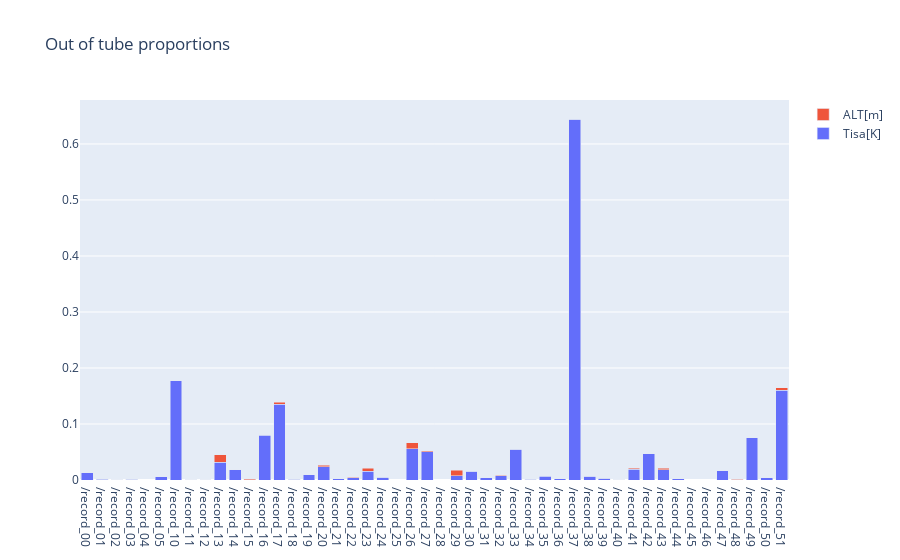

Source (notebook cell):
### Markdown cell above
Finalement `plot_scores()` donne les résultats de manière graphique. après calcul de la proportion de poinst "hors-tube" par signal.

### Code cell
T.plot_scores()

### Figure 1 — Plotly figure (JSON) as saved in the notebook; plotly's stock layout.template omitted (floating-point values rounded to 4 significant figures)
{"data": [{"name": "Tisa[K]", "type": "bar", "x": ["/record_00", "/record_01", "/record_02", "/record_03", "/record_04", "/record_05", "/record_10", "/record_11", "/record_12", "/record_13", "/record_14", "/record_15", "/record_16", "/record_17", "/record_18", "/record_19", "/record_20", "/record_21", "/record_22", "/record_23", "/record_24", "/record_25", "/record_26", "/record_27", "/record_28", "/record_29", "/record_30", "/record_31", "/record_32", "/record_33", "/record_34", "/record_35", "/record_36", "/record_37", "/record_38", "/record_39", "/record_40", "/record_41", "/record_42", "/record_43", "/record_44", "/record_45", "/record_46", "/record_47", "/record_48", "/record_49", "/record_50", "/record_51"], "y": [0.01276, 0.001199, 0.0006568, 0.001426, 0, 0.006192, 0.1769, 0.0003019, 0.0004139, 0.03159, 0.01799, 0.0008347, 0.08034, 0.1355, 0.001255, 0.008947, 0.02324, 0.001932, 0.003931, 0.01551, 0.005056, 0, 0.05611, 0.05008, 0, 0.007765, 0.01531, 0.004329, 0.007682, 0.05463, 0.001006, 0.006906, 0.002078, 0.6445, 0.006849, 0.002961, 0.0006665, 0.019, 0.04713, 0.01839, 0.002673, 0, 0, 0.01658, 0.0005108, 0.07571, 0.003769, 0.16]}, {"name": "ALT[m]", "type": "bar", "x": ["/record_00", "/record_01", "/record_02", "/record_03", "/record_04", "/record_05", "/record_10", "/record_11", "/record_12", "/record_13", "/record_14", "/record_15", "/record_16", "/record_17", "/record_18", "/record_19", "/record_20", "/record_21", "/record_22", "/record_23", "/record_24", "/record_25", "/record_26", "/record_27", "/record_28", "/record_29", "/record_30", "/record_31", "/record_32", "/record_33", "/record_34", "/record_35", "/record_36", "/record_37", "/record_38", "/record_39", "/record_40", "/record_41", "/record_42", "/record_43", "/record_44", "/record_45", "/record_46", "/record_47", "/record_48", "/record_49", "/record_50", "/record_51"], "y": [0, 0.0005997, 0, 0, 0, 0, 0, 0, 0, 0.01344, 0, 0.001391, 0.0005995, 0.003632, 0, 0, 0.003151, 0, 0.0009249, 0.005106, 0, 0, 0.01081, 0.002337, 0, 0.009491, 0, 0, 0.0005819, 0, 0, 0.001036, 0, 0, 0, 0, 0, 0.001959, 0, 0.002983, 0, 0, 0, 0, 0.0005108, 0.0001551, 0, 0.004344]}], "layout": {"autosize": true, "barmode": "stack", "title": {"text": "Out of tube proportions"}, "xaxis": {"autorange": true, "range": [-0.5, 47.5], "type": "category"}, "yaxis": {"autorange": true, "range": [0, 0.6785], "type": "linear"}}}
